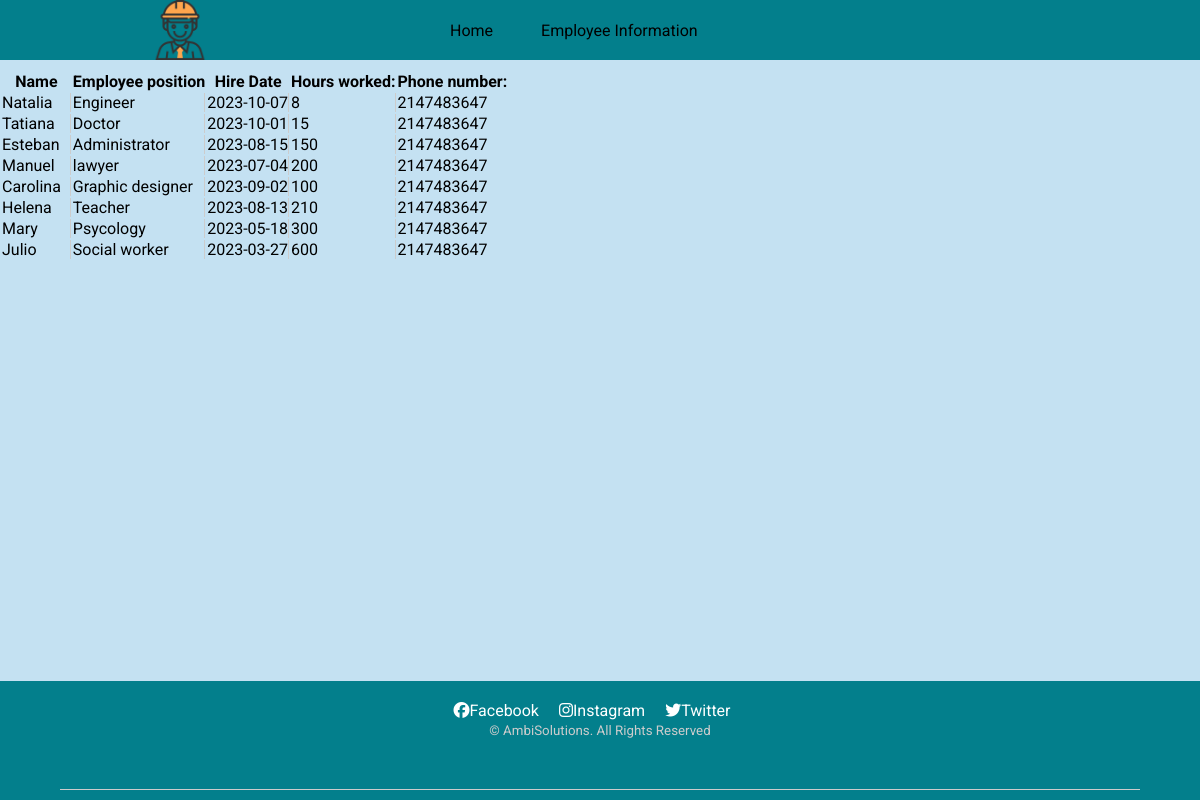
The page /view.php on the database its author committed.
### tables this page shows
CREATE TABLE `user` (
  `id` int(11) NOT NULL,
  `name` varchar(40) NOT NULL,
  `employee_position` varchar(40) NOT NULL,
  `hire_date` date NOT NULL,
  `hours_worked` int(11) NOT NULL,
  `phone` int(12) NOT NULL
);

### database.php (called while the page is built, shortened)
<?php
  class Database{
    private $connection;
    public function connect_db(){
        $this->connection = mysqli_connect('localhost', 'root', '', 'employee');
    }
    public function getData($query){
      $result = $this->connection->query($query);
      $rows = array();
      while ($row = $result->fetch_assoc()){
        $rows[] = $row;
      }
      return $rows;
    }
  }
  $database = new Database();
?>

### view.php (the view, shortened to what this page needs)
<?php
    include_once ('database.php');
?>
<!DOCTYPE html>
<html lang="en">
<head>
    <link rel="stylesheet" href="css/styles.css">
</head>
<body>
    <header>
        <nav class="navbar">
            <img src="images/in.png" class="logo" alt="Logoinge">
            <ul class="sidebar" id="menu">
                <li><a href="index.php">Home</a></li>
                <li><a href="view.php">Employee Information</a></li>
            </ul>
        </nav>
    </header>
    <div class="container">
	<div class="row">
		<table class="table">
      <?php
        $query = 'SELECT * FROM user';
        $result = $database->getData($query);
      ?>
      <tr>
        <th>Name</th>
        <th>Employee position</th>
        <th>Hire Date</th>
        <th>Hours worked:</th>
        <th>Phone number:</th>
     </tr>
      <?php
          foreach($result as $key => $res){
          echo "<tr>";
          echo "<td style='border-right: 1px solid #ccc;'>".$res['name']."</td>";
          echo "<td style='border-right: 1px solid #ccc;'>".$res['employee_position']."</td>";
          echo "<td style='border-right: 1px solid #ccc;'>".$res['hire_date']."</td>";
          echo "<td style='border-right: 1px solid #ccc;'>".$res['hours_worked']."</td>";
          echo "<td>".$res['phone']."</td>";
          echo "</tr>";
      }
  ?>
		</table>
	</div>
</div>
<footer>
        <div class="contenedor-footer">
            <div class="content-foo">
                <div class="footer-icons">
                    <a href="#"><i class="fa-brands fa-facebook"></i>Facebook</a>
                    <a href="#"><i class="fa-brands fa-instagram"></i>Instagram</a>
                    <a href="#"><i class="fa-brands fa-twitter"></i>Twitter</a>
                </div>
                <div class="footer-text">
                    <p><small>© AmbiSolutions. All Rights Reserved</small></p>
                </div>
            </div>
        </div>
    </footer>
</body>
</html>

### css/styles.css (style rules this page uses)
* { margin: 0; padding: 0; box-sizing: border-box; list-style: none; text-decoration: none; }
body { display: flex; font-family: 'Roboto', sans-serif; flex-direction: column; min-height: 100vh; background: #C4E1F2; }
.container { flex: 1; margin-bottom: -100px; }
.navbar { background-color: #037F8C; display: grid; grid-template-columns: repeat(8, 1fr); align-items: center; margin-bottom: 10px; }
.navbar .logo { height: 60px; width: 60px; grid-column: 2 / 3; }
.navbar .sidebar { grid-column: 4 / 7; display: flex; }
.navbar ul li { margin-right: 3em; list-style: none; }
.navbar a { text-decoration: none; color: black; cursor: pointer; }
tr td:first-child { text-align: left; padding-right: 9px; vertical-align: middle; }
footer { background: #037F8C; padding: 20px 0 10px 0; overflow: hidden; text-align: center; color: white; margin-top: auto; }
.contenedor-footer { display: flex; width: 90%; justify-content: space-evenly; margin: auto; padding-bottom: 50px; border-bottom: 1px solid #ccc; }
.content-foo { text-align: center; }
.footer-icons a { padding-right: 1rem; color: white; }
.content-foo p { color: #ccc; }
.footer-icons a { padding-right: 1rem; }

### rows shown on the page
user: name "Natalia", employee_position "Engineer", hire_date "2023-10-07", hours_worked "8", phone "2147483647"
user: name "Tatiana", employee_position "Doctor", hire_date "2023-10-01", hours_worked "15", phone "2147483647"
user: name "Esteban", employee_position "Administrator", hire_date "2023-08-15", hours_worked "150", phone "2147483647"
user: name "Manuel", employee_position "lawyer", hire_date "2023-07-04", hours_worked "200", phone "2147483647"
user: name "Carolina", employee_position "Graphic designer", hire_date "2023-09-02", hours_worked "100", phone "2147483647"
user: name "Helena", employee_position "Teacher", hire_date "2023-08-13", hours_worked "210", phone "2147483647"
user: name "Mary", employee_position "Psycology", hire_date "2023-05-18", hours_worked "300", phone "2147483647"
user: name "Julio", employee_position "Social worker", hire_date "2023-03-27", hours_worked "600", phone "2147483647"
